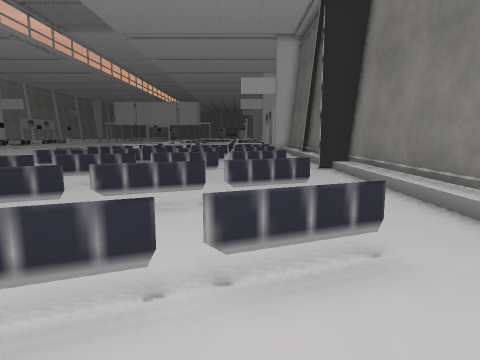
view 1 (above)

24 first-person views from a walk through a Unity game level. The camera is 1.3 m above the floor, tilts 8° down and sees 75° across. The floor is counted in squares, 1 m on a side. Each view is taken from the middle of a square. On the plan, view 1 faces up. The plan holds only what a view shows up to about 14 squares ahead; the rest is blank. The place goes on beyond the plan. Some surface patterns are stand-ins.

view 2
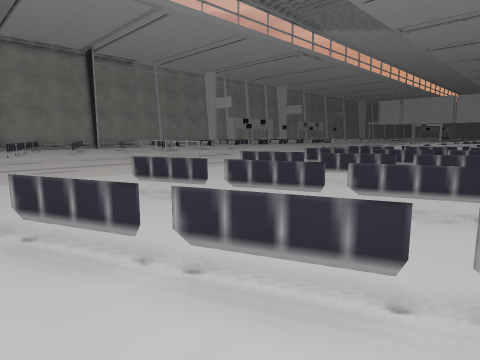

view 3
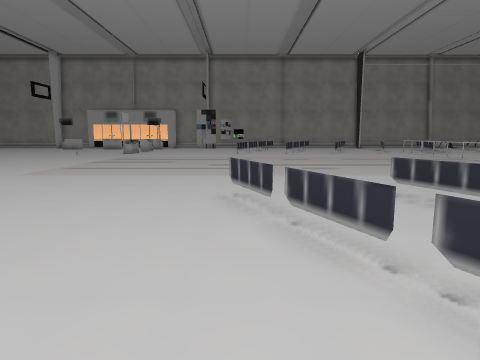

view 4
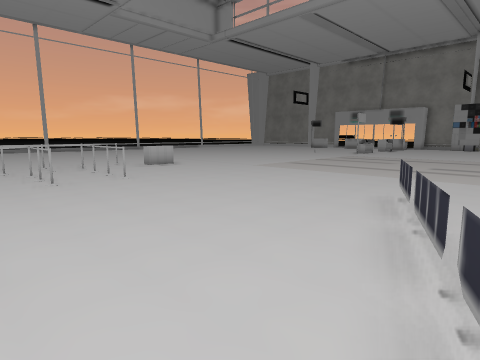

view 5
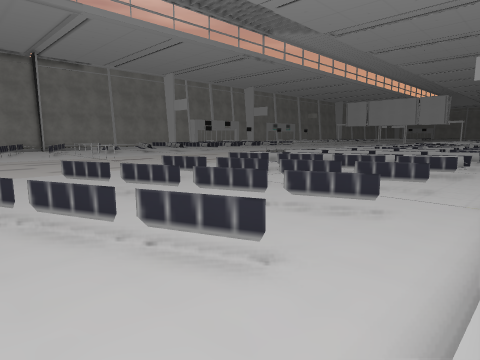

view 6
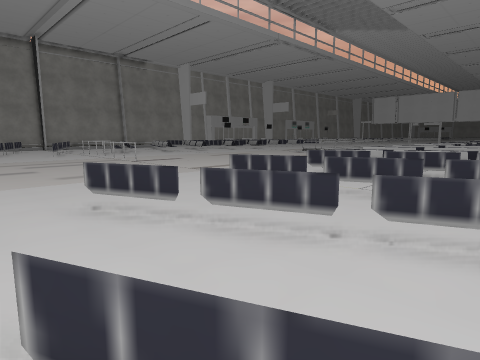

view 7
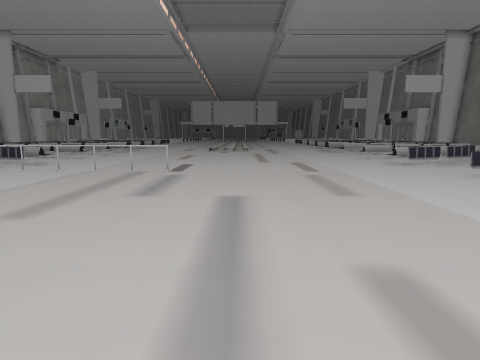

view 8
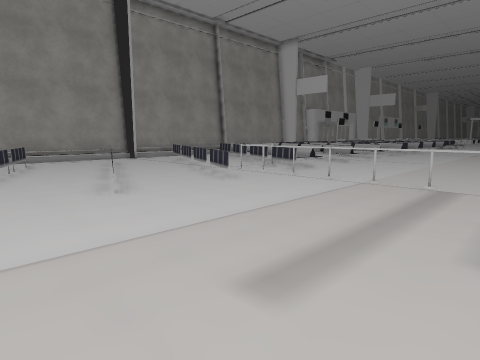

view 9
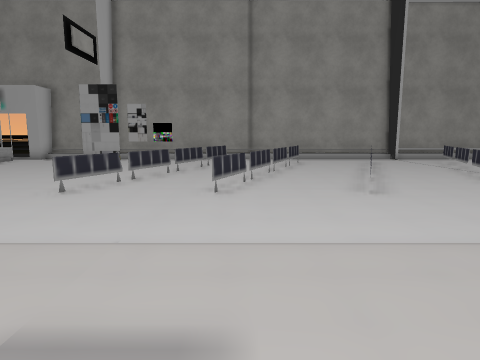

view 10
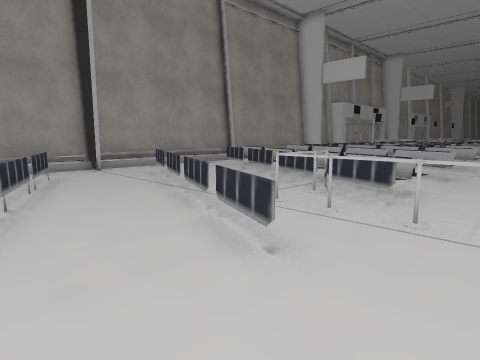

view 11
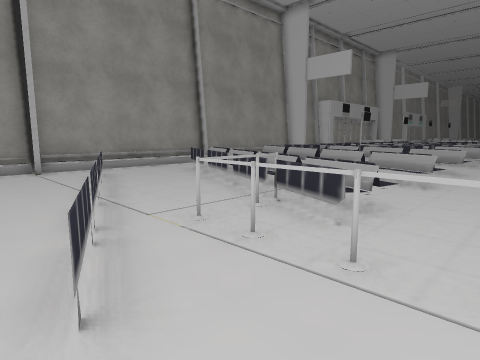

view 12
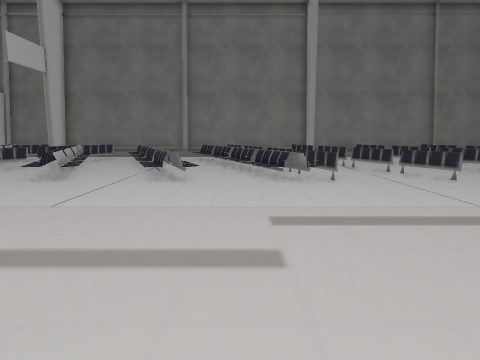

view 13
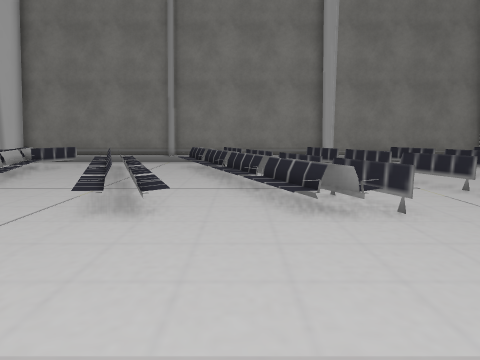

view 14
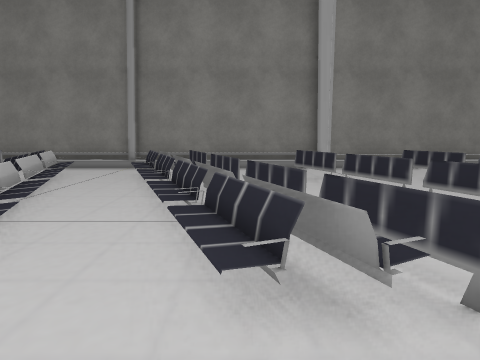

view 15
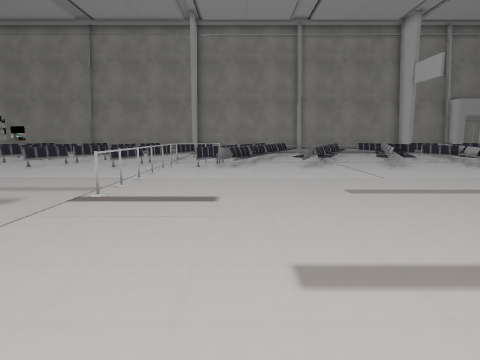

view 16
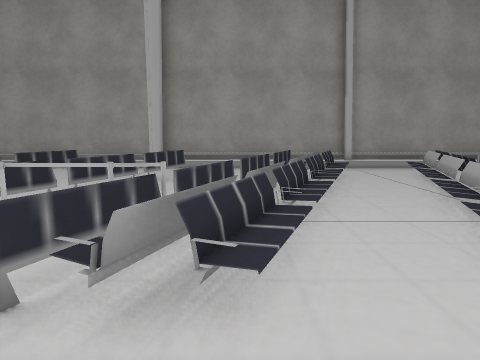

view 17
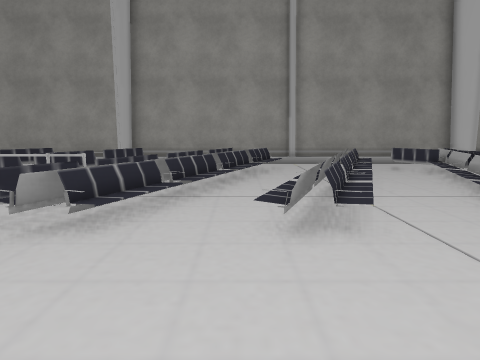

view 18
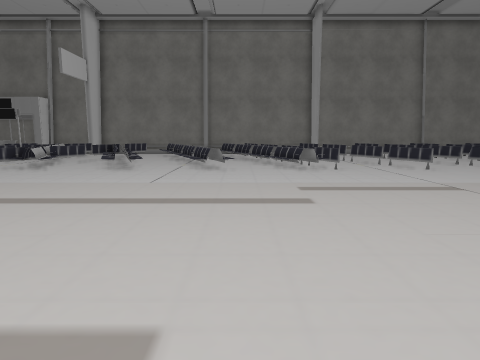

view 19
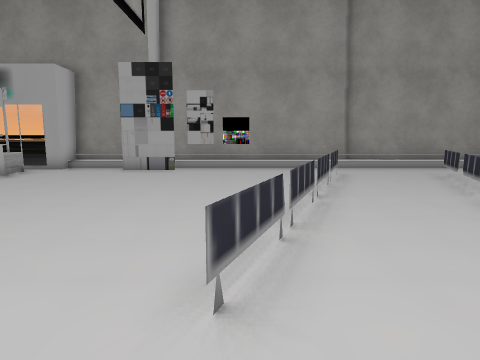

view 20
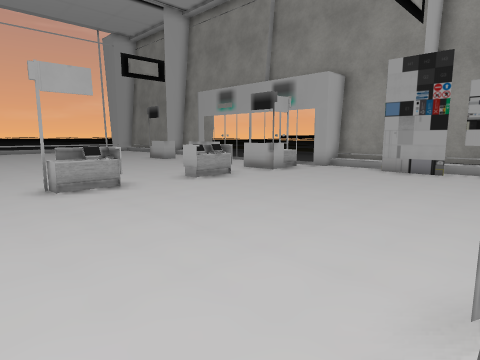

view 21
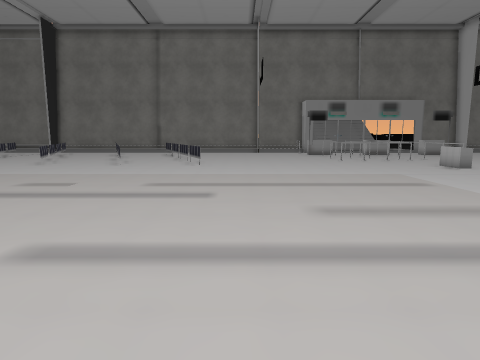

view 22
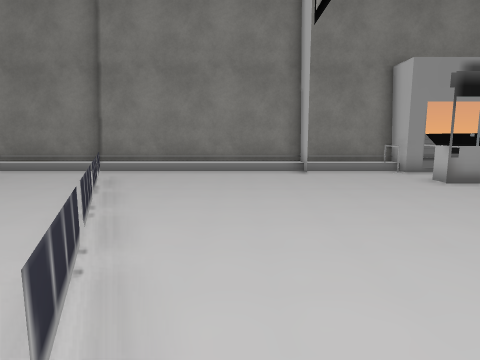

view 23
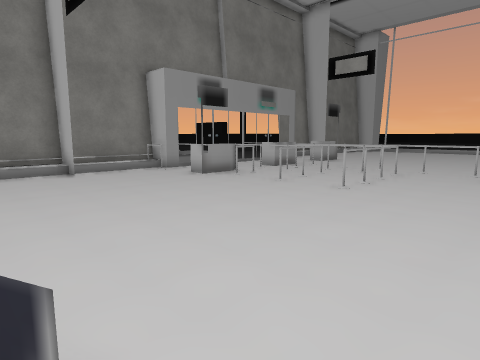

view 24
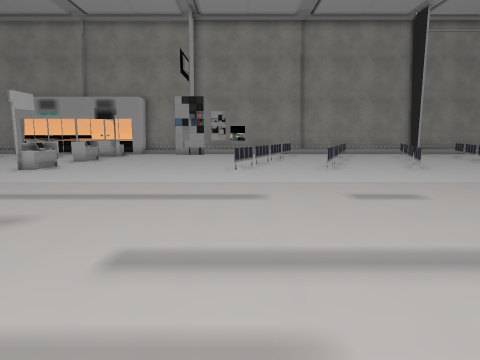

### Floor plan
Key: @ floor where view 1 was taken; # wall or solid block; x gap in a wall; . main floor; : floor 0.25 m higher than the main floor; = window, fence, low wall or low ledge; ^ raised ledge; v drop or lower ground; O other object.
Columns run from 35 left of view 1 to 5 right of it. Each row starts with its distance up from view 1.
 26 # .==O     ==             ..==..== O==  #
 25 # ..O==#   ...           .......=#==O.  #
 24 #:.==..Ov==.....       .......==vO..== :#
 23 #:.=O....O=.=....     ......=.=O....O=.:#
 22 #:..=vO.....=......  .......=.....Ov=..:#
 21 ##...O===.......................===O...##
 20 ##......O=vO.................Ov=O......##
 19 # .==O....O==...............==O....O==  #
 18 #  ==v=O.........................O=v==  #
 17 # ...==OvO.....................OvO==..  #
 16 #:.....=xO===...............===Ox= ....:#
 15 #:.......====...............x=x=.  ....:#
 14 #:.===....===...............=......===.:#
 13 ##...===..===#####=..............===...##
 12 #:.....=x=....................==x=.....:#
 11 #:.=......===...............===......=.:#
 10 #:.===.............................===.:#
  9 #:.  .===.......................===....:#
  8 #:......==x=.................=x==......:#
  7 #:.==......==...............==......==.:#
  6 #:..====.........................====..:#
  5 #:.....===.....................===.....:#
  4 #:.......=x==...............==x=.......:#
  3 #:.===......=...............=......===.:#
  2 #:....==.........................==....:#
  1 #:......===...................===......:#
  0 #:#.......===...............===....@...:#
 -1 #:x....................................:#
 -2 #:x....................................:#
 -3 ###....................................##
 -4 # #....................................:#
 -5 #:.....................................:#
 -6 #:................ ....................:#
 -7 ###.............    .............=..=.O##
 -8   #^=..==..=^..      ..........O.=.===##

Where each view was taken, in squares from view 1:
view 1: 0 up, 0 right, facing up
view 2: 0 up, 0 right, facing up-left
view 3: 0 up, 0 right, facing left
view 4: 2 up, 0 right, facing down-left
view 5: 4 up, 4 right, facing up-left
view 6: 5 up, 1 left, facing up-left
view 7: 1 up, 14 left, facing up
view 8: 4 up, 16 left, facing up-left
view 9: 4 up, 16 left, facing left
view 10: 8 up, 21 left, facing up-left
view 11: 10 up, 21 left, facing up-left
view 12: 17 up, 16 left, facing right
view 13: 17 up, 12 left, facing right
view 14: 16 up, 9 left, facing right
view 15: 16 up, 10 left, facing left
view 16: 16 up, 21 left, facing left
view 17: 18 up, 19 left, facing left
view 18: 18 up, 19 left, facing right
view 19: 0 up, 21 left, facing left
view 20: 0 up, 21 left, facing down-left
view 21: 2 down, 21 left, facing right
view 22: 1 down, 8 left, facing right
view 23: 0 up, 8 left, facing down-right
view 24: 0 up, 11 left, facing left
